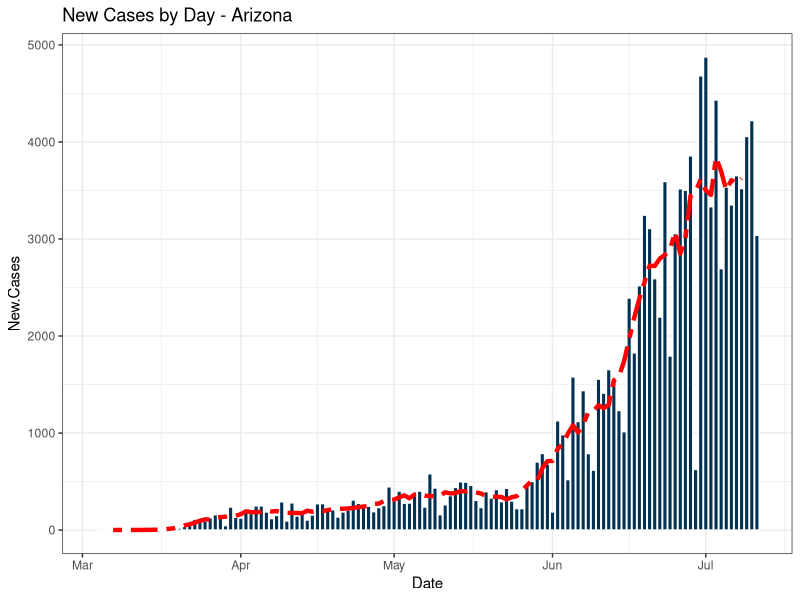
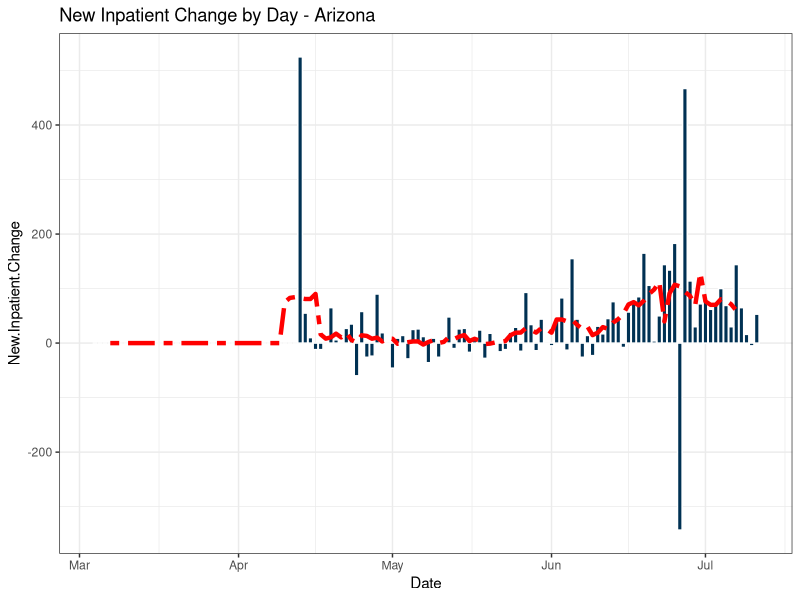
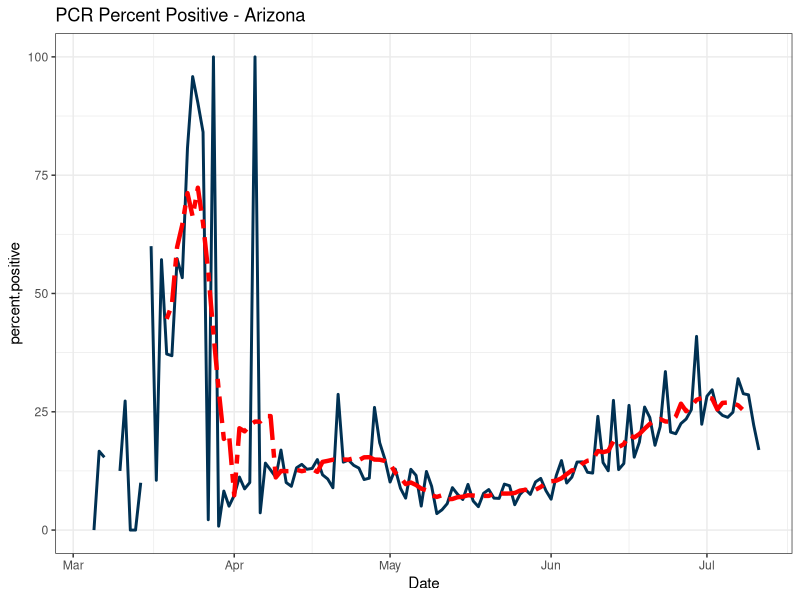
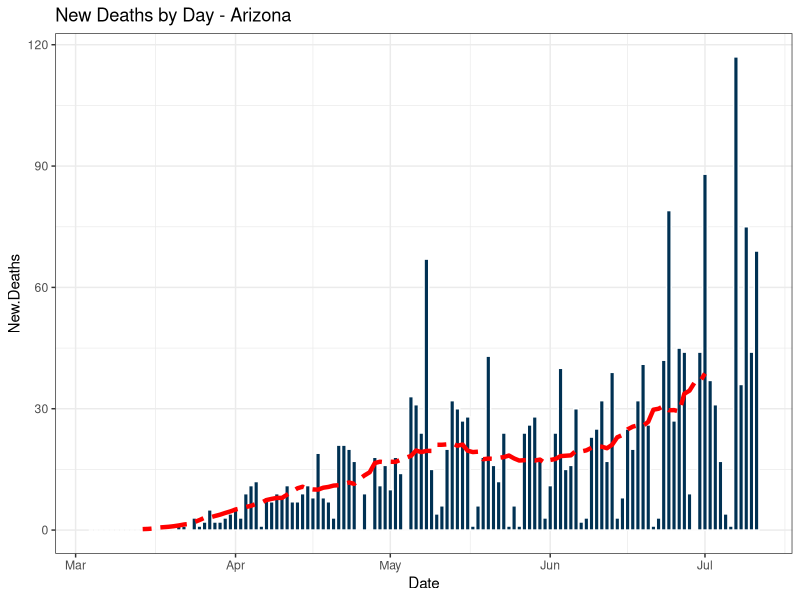
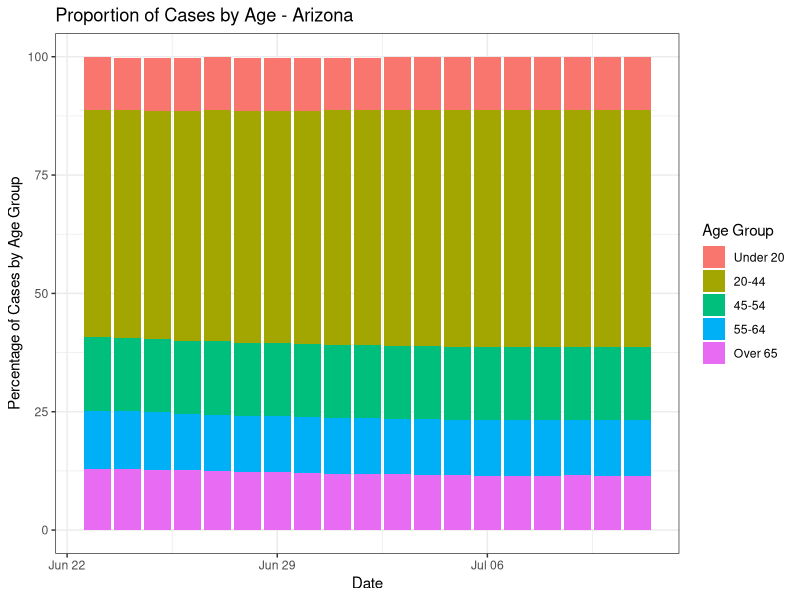
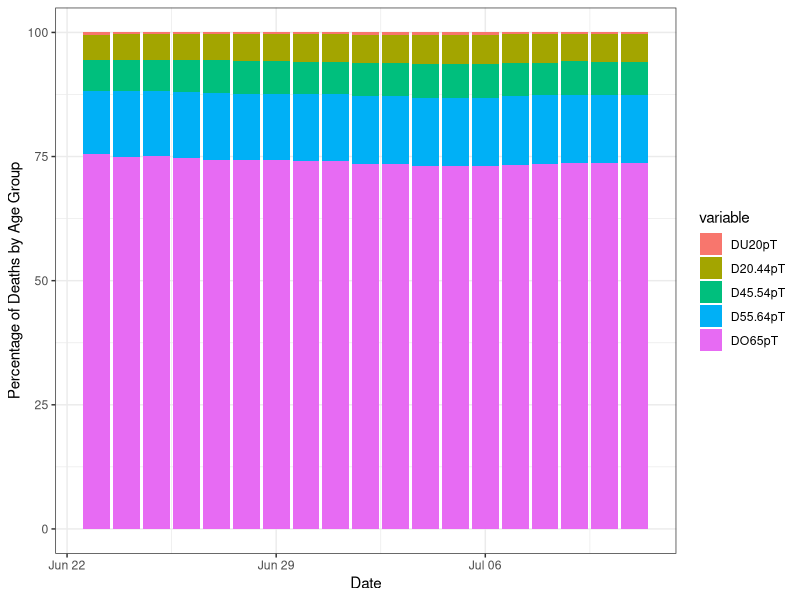
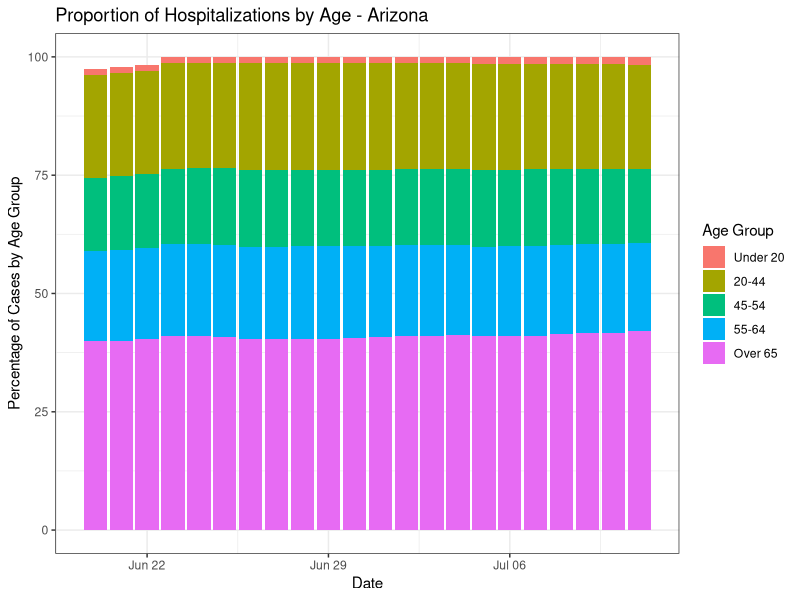

Write R code to recreate these figures, in order.
library(tidyverse)
library(zoo)

az.pop = 7189000
az.pop.U18 = 2042000
az.pop.18to65=3853000
az.pop.O65 = 1294000

covid.az <- read.csv('covid data.csv', header=T)
covid.az$Date<-as.Date(covid.az$Date, '%m/%d/%Y')

#### plot of new cases by day
ggplot(covid.az, aes(x=Date, y=New.Cases))+
  geom_bar(stat='identity', color='white', fill='#003153')+
  geom_line(aes(y=rollmean(New.Cases,7,fill=NA)), linetype='twodash', color='red', size=1.5)+
  ggtitle('New Cases by Day - Arizona')+
  theme_bw()
  
#### plot of new inpatient change by day
ggplot(covid.az, aes(x=Date, y=New.Inpatient.Change))+
  geom_bar(stat='identity', color='white', fill='#003153')+
  geom_line(aes(y=rollmean(New.Inpatient.Change,7,fill=NA)), linetype='twodash', color='red', size=1.5)+
  ggtitle('New Inpatient Change by Day - Arizona')+
  theme_bw()

#### PCR positivity
covid.az$percent.positive = (covid.az$New.Cases/covid.az$New.PCR)*100
ggplot(covid.az, aes(x=Date, y=percent.positive))+
  geom_line(color='#003153', size=1)+
  geom_line(aes(y=rollmean(percent.positive,7,fill=NA)), linetype='twodash', size=1.5, color='red')+
  ggtitle('PCR Percent Positive - Arizona')+
  theme_bw()


#### new deaths by day
ggplot(covid.az, aes(x=Date, y=New.Deaths))+
  geom_bar(stat='identity', color='white', fill='#003153')+
  geom_line(aes(y=rollmean(New.Deaths, 21, fill=NA)), linetype='twodash', size=1.5, color='red')+
  ggtitle('New Deaths by Day - Arizona')+
  theme_bw()


#### cases by age as a percent of total
# covid.az$Cases.Under20 <- as.numeric(covid.az$Cases.Under20)
# covid.az$Cases.20.44 <- as.numeric(covid.az$Cases.20.44)
# covid.az$Cases.45.54 <- as.numeric(covid.az$Cases.45.54)
# covid.az$Cases.55.64 <- as.numeric(covid.az$Cases.55.64)
# covid.az$Cases.Over65 <- as.numeric(covid.az$Cases.Over65)

covid.cases=NULL
covid.cases$CU20pT = (covid.az$Cases.Under20/covid.az$Positive.Tests)*100
covid.cases$C20.44pT = (covid.az$Cases.20.44/covid.az$Positive.Tests)*100
covid.cases$C45.54pT = (covid.az$Cases.45.54/covid.az$Positive.Tests)*100
covid.cases$C55.64pT = (covid.az$Cases.55.64/covid.az$Positive.Tests)*100
covid.cases$CO65pT = (covid.az$Cases.Over65/covid.az$Positive.Tests)*100
covid.cases$Date <- covid.az$Date
covid.cases <- data.frame(covid.cases)

library(reshape2)
covid.cases.m <- melt(covid.cases, id.vars='Date', measure.vars=c('CU20pT', 'C20.44pT', 'C45.54pT', 'C55.64pT', 'CO65pT'))

ggplot(covid.cases.m, aes(x=Date, y=value, fill=variable))+
  geom_bar(stat='identity')+
  ylab('Percentage of Cases by Age Group')+
  ggtitle('Proportion of Cases by Age - Arizona')+
  theme_bw()+
  # labs(fill='Age Group')
  scale_fill_discrete(name = "Age Group", labels = c("Under 20", "20-44", "45-54", '55-64', 'Over 65'))


#### deaths by age as a percent of total
# covid.az$Deaths.Under20 <- as.numeric(covid.az$Deaths.Under20)
# covid.az$Deaths.20.44 <- as.numeric(covid.az$Deaths.20.44)
# covid.az$Deaths.45.54 <- as.numeric(covid.az$Deaths.45.54)
# covid.az$Deaths.55.64 <- as.numeric(covid.az$Deaths.55.64)
# covid.az$Deaths.Over65 <- as.numeric(covid.az$Deaths.Over65)

covid.Deaths=NULL
covid.Deaths$DU20pT = (covid.az$Deaths.Under20/covid.az$Deaths)*100
covid.Deaths$D20.44pT = (covid.az$Deaths.20.44/covid.az$Deaths)*100
covid.Deaths$D45.54pT = (covid.az$Deaths.45.54/covid.az$Deaths)*100
covid.Deaths$D55.64pT = (covid.az$Deaths.55.64/covid.az$Deaths)*100
covid.Deaths$DO65pT = (covid.az$Deaths.Over65/covid.az$Deaths)*100
covid.Deaths$Date <- covid.az$Date
covid.Deaths <- data.frame(covid.Deaths)

# library(reshape2)
covid.Deaths.m <- melt(covid.Deaths, id.vars='Date', measure.vars=c('DU20pT', 'D20.44pT', 'D45.54pT', 'D55.64pT', 'DO65pT'))

ggplot(covid.Deaths.m, aes(x=Date, y=value, fill=variable))+
  geom_bar(stat='identity')+
  ylab('Percentage of Deaths by Age Group')+
  theme_bw()


#### Hospitalizations by age as a percent of total
# covid.az$hosp.Under20 <- as.numeric(covid.az$hosp.Under20)
# covid.az$Hospitalizations.20.44 <- as.numeric(covid.az$Hospitalizations.20.44)
# covid.az$hosp.45.54 <- as.numeric(covid.az$hosp.45.54)
# covid.az$hosp.55.64 <- as.numeric(covid.az$hosp.55.64)
# covid.az$Hospitalizations.Over65 <- as.numeric(covid.az$Hospitalizations.Over65)

covid.hosp=NULL
covid.hosp$HU20pT = (covid.az$Hospitilizations.Under20/covid.az$Hospitilizations)*100
covid.hosp$H20.44pT = (covid.az$Hospitilizations.20.44/covid.az$Hospitilizations)*100
covid.hosp$H45.54pT = (covid.az$Hospitilizations.45.54/covid.az$Hospitilizations)*100
covid.hosp$H55.64pT = (covid.az$Hospitilizations.55.64/covid.az$Hospitilizations)*100
covid.hosp$HO65pT = (covid.az$Hospitilizations.Over65/covid.az$Hospitilizations)*100
covid.hosp$Date <- covid.az$Date
covid.hosp <- data.frame(covid.hosp)

# library(reshape2)
covid.hosp.m <- melt(covid.hosp, id.vars='Date', measure.vars=c('HU20pT', 'H20.44pT', 'H45.54pT', 'H55.64pT', 'HO65pT'))

ggplot(covid.hosp.m, aes(x=Date, y=value, fill=variable))+
  geom_bar(stat='identity')+
  ylab('Percentage of Cases by Age Group')+
  ggtitle('Proportion of Hospitalizations by Age - Arizona')+
  theme_bw()+
  # labs(fill='Age Group')
  scale_fill_discrete(name = "Age Group", labels = c("Under 20", "20-44", "45-54", '55-64', 'Over 65'))
